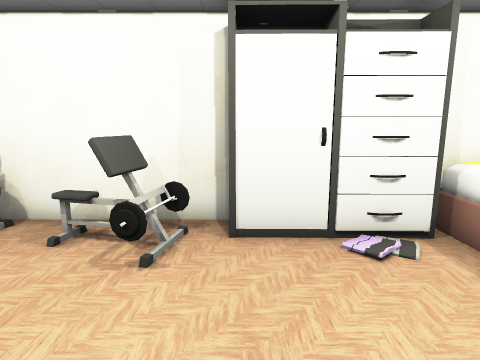
view 1 (above)

18 first-person views from a walk through a scene from a Unity 3-D project. The camera is 1.2 m above the floor, tilts 10° down and sees 75° across. The floor is counted in squares, 0.5 m on a side. Each view is taken from the middle of a square. On the plan, view 1 faces up. The plan holds only what a view shows up to about 19 squares ahead; the rest is blank. The player is left out.

view 2
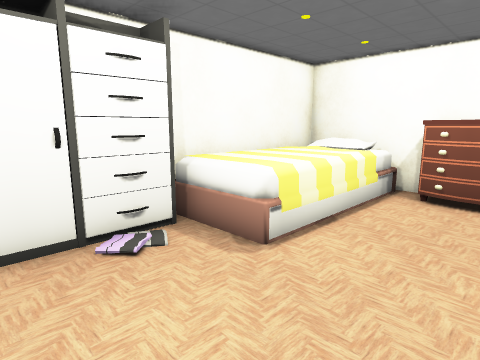

view 3
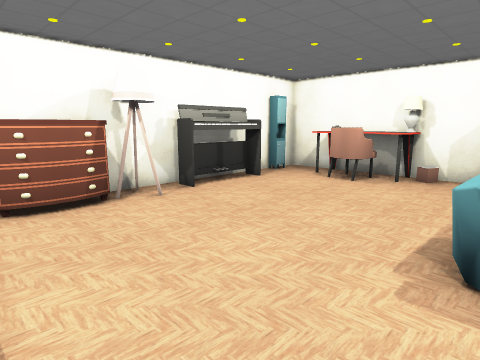

view 4
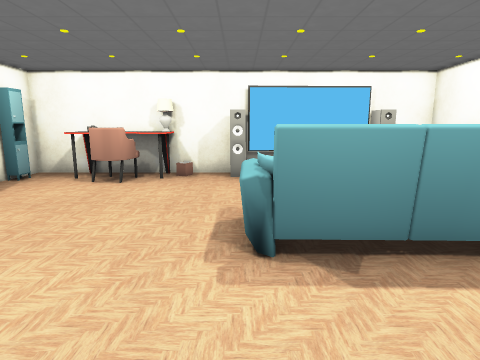

view 5
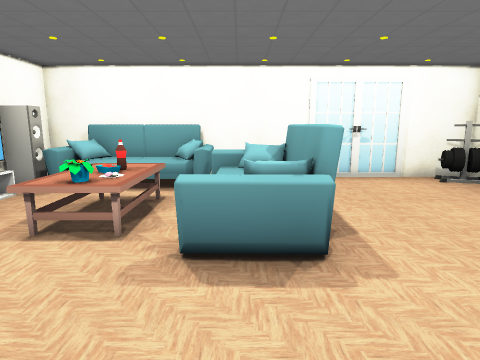

view 6
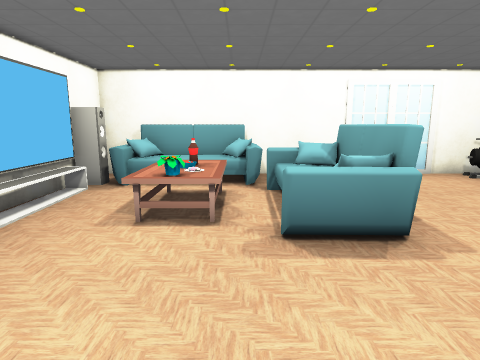

view 7
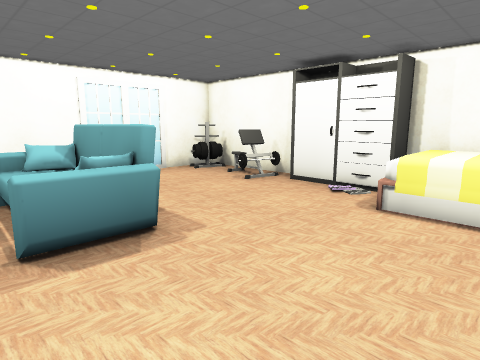

view 8
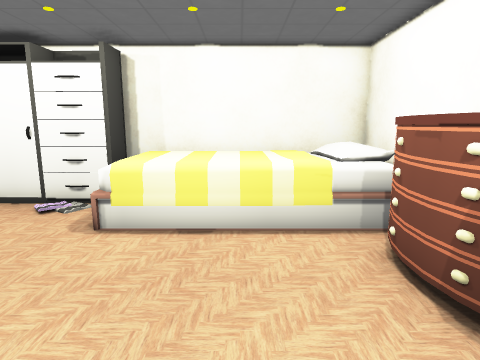

view 9
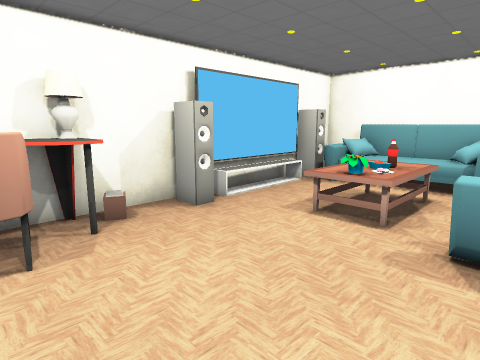

view 10
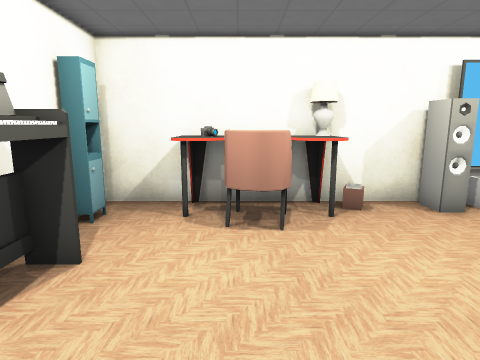

view 11
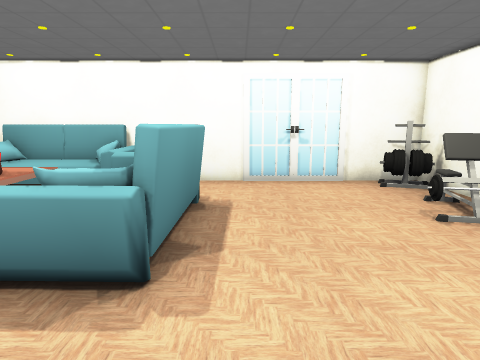

view 12
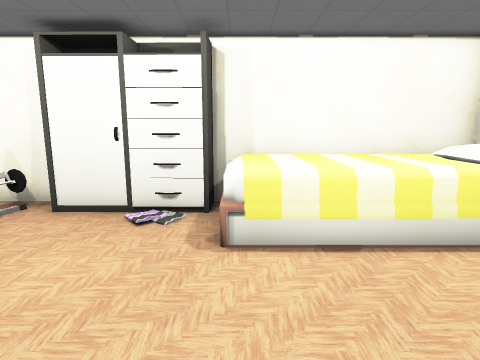

view 13
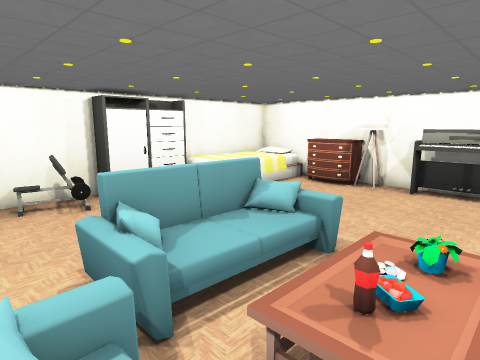

view 14
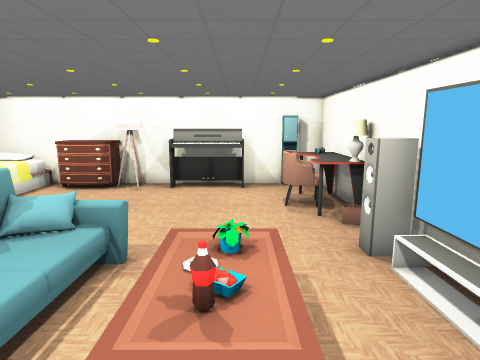

view 15
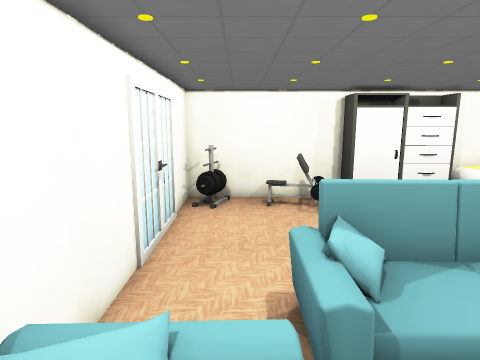

view 16
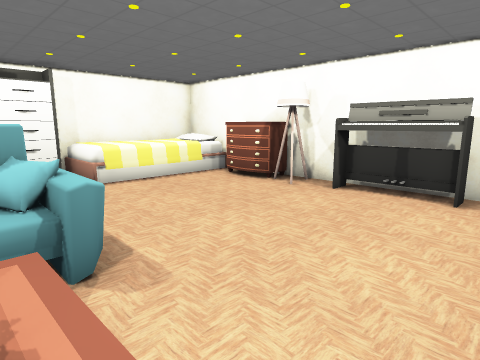

view 17
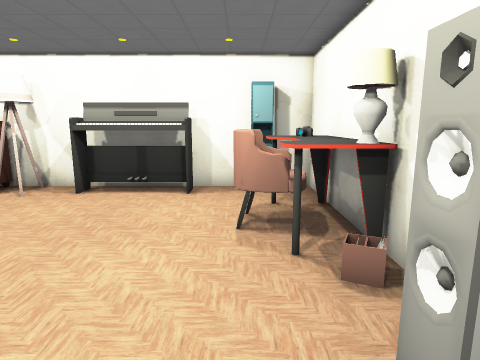

view 18
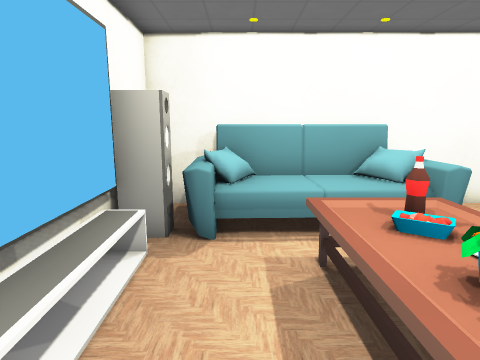

### Floor plan
Key: @ floor where view 1 was taken; # wall or solid block; . main floor; : floor 0.5 m higher than the main floor; + floor 0.75 m higher than the main floor; / step, stairs or slope; = window, fence, low wall or low ledge; v drop or lower ground; C closet; B bed; R dresser; L lamp; S sofa; H chair; T table; F flower; O other object.
Columns run from 8 left of view 1 to 12 right of it. Each row starts with its distance up from view 1.
  8 #########   #########
  7 #OO...O=CCCCCBBBBBB #
  6 # O..OO.CCCCCBBBBBBB#
  5 ##....O......BBBBBBB#
  4  #...........BBBBBBB#
  3  #.................R#
  2  #.................RR
  1  #.................RR
  0  #......@..........L#
 -1  #..SSSSSSS.......LL#
 -2 # ..SSSSSSS........L#
 -3 #   SSOOOSS........O#
 -4 #SSSS....SS........O#
 -5 #SSS..TTT..........O#
 -6 #S:/.TTTTT.........O#
 -7 #S//.TOFFT.........O#
 -8 #S::.TTTTT..........#
 -9 #S+:...........HH...#
-10 #=vvS........TTHHTT.C
-11 #vv######### LLTTT  #
-12 #####      ##########

Positions as (right, up) in squares from view 1, and headings:
1: (0, 0), facing up
2: (0, 0), facing up-right
3: (1, 4), facing down-right
4: (2, 4), facing down
5: (7, -3), facing left
6: (8, -5), facing left
7: (8, -5), facing up-left
8: (8, -3), facing up
9: (8, -3), facing down-left
10: (8, -2), facing down
11: (6, 0), facing left
12: (5, -2), facing up
13: (-6, -8), facing up-right
14: (-6, -7), facing right
15: (-5, -7), facing up
16: (0, -9), facing up-right
17: (0, -9), facing right
18: (2, -9), facing left
